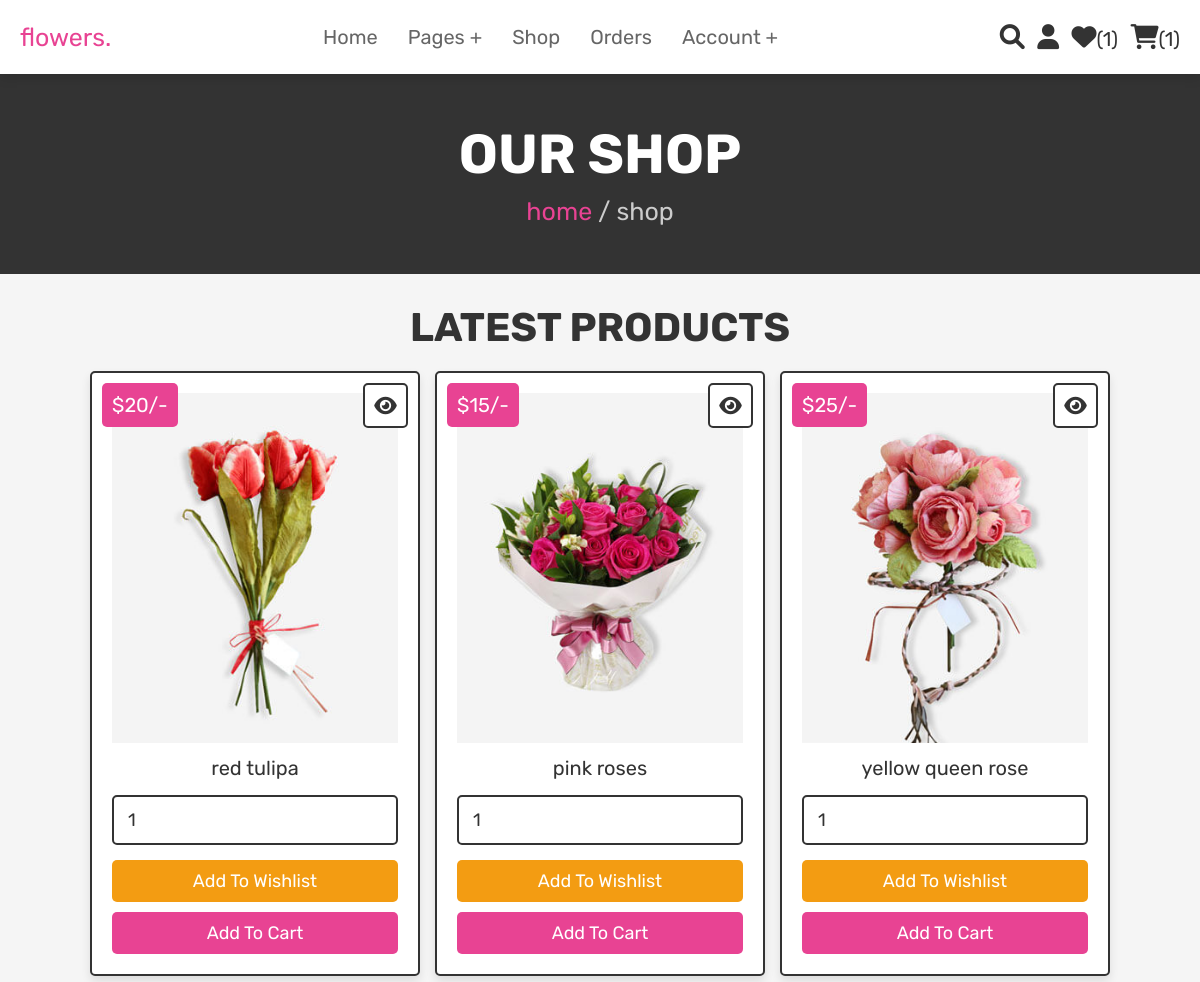
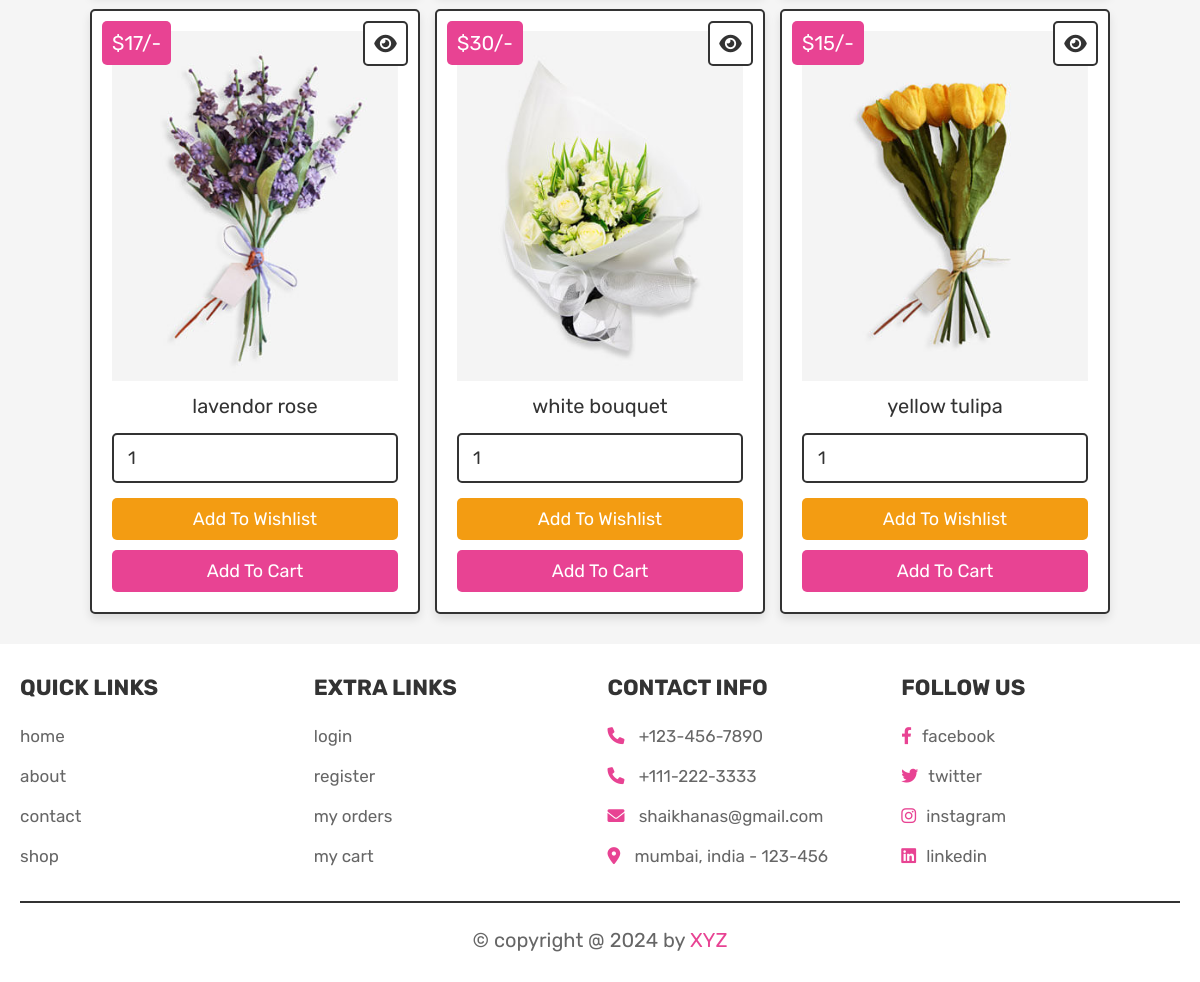
/shop.php (signed in), run on the app's committed database (2 pictures, top to bottom).
### tables this page shows
CREATE TABLE `products` (
  `id` int(100) NOT NULL,
  `name` varchar(100) NOT NULL,
  `details` varchar(500) NOT NULL,
  `price` int(100) NOT NULL,
  `image` varchar(100) NOT NULL
);

### shop.php (the view, shortened to what this page needs)
<?php
@include 'config.php';
?>
<!DOCTYPE html>
<html lang="en">
<head>
   <link rel="stylesheet" href="https://cdnjs.cloudflare.com/ajax/libs/font-awesome/6.0.0/css/all.min.css">
   <link rel="stylesheet" href="css/style.css">
</head>
<body>
<?php @include 'header.php'; ?>
<section class="heading">
    <h3>our shop</h3>
    <p> <a href="home.php">home</a> / shop </p>
</section>
<section class="products">
   <h1 class="title">latest products</h1>
   <div class="box-container">
      <?php
         $select_products = mysqli_query($conn, "SELECT * FROM `products`") or die('query failed');
         if(mysqli_num_rows($select_products) > 0){
            while($fetch_products = mysqli_fetch_assoc($select_products)){
      ?>
      <form action="" method="POST" class="box">
         <a href="view_page.php?pid=<?php echo $fetch_products['id']; ?>" class="fas fa-eye"></a>
         <div class="price">$<?php echo $fetch_products['price']; ?>/-</div>
         <img src="uploaded_img/<?php echo $fetch_products['image']; ?>" alt="" class="image">
         <div class="name"><?php echo $fetch_products['name']; ?></div>
         <input type="number" name="product_quantity" value="1" min="0" class="qty">
         <input type="submit" value="add to wishlist" name="add_to_wishlist" class="option-btn">
         <input type="submit" value="add to cart" name="add_to_cart" class="btn">
      </form>
      <?php
         }
      }else{
         echo '<p class="empty">no products added yet!</p>';
      }
      ?>
   </div>
</section>
<?php @include 'footer.php'; ?>
</body>
</html>

### css/style.css (style rules this page uses)
:root { --pink:#e84393; --red:#c0392b; --orange:#f39c12; --black:#333; --white:#fff; --light-color:#666; --light-white:#ccc; --light-bg:#f5f5f5; --border:.2rem solid var(--black); --box-shadow:0 .5rem 1rem rgba(0,0,0,.1); }
* { font-family: 'Rubik', sans-serif; margin:0; padding:0; box-sizing: border-box; outline: none; border:none; text-decoration: none; transition:all .2s linear; }
html { font-size: 62.5%; overflow-x: hidden; scroll-behavior: smooth; scroll-padding-top: 6.5rem; }
body { background: var(--light-bg); }
section { padding:3rem 2rem; }
.btn, .delete-btn, .option-btn { display: inline-block; border-radius: .5rem; margin-top: 1rem; font-size: 1.8rem; color:var(--white); cursor: pointer; padding:1rem 3rem; text-transform: capitalize; }
.btn { background-color: var(--pink); }
.option-btn { background-color: var(--orange); }
.heading { display: flex; flex-flow: column; align-items: center; justify-content: center; gap:1rem; background-color: var(--black); text-align: center; min-height: 25vh; }
.heading h3 { font-size: 5.5rem; color:var(--white); text-transform: uppercase; }
.heading p { font-size: 2.5rem; color:var(--light-white); }
.heading p a { color:var(--pink); }
.title { text-align: center; margin-bottom: 2rem; color:var(--black); text-transform: uppercase; font-size: 4rem; }
.products .box-container { max-width: 1200px; margin:0 auto; display: grid; grid-template-columns: repeat(auto-fit, 33rem); gap:1.5rem; align-items: flex-start; justify-content: center; }
.products .box-container .box { background-color: var(--white); border:var(--border); box-shadow: var(--box-shadow); border-radius: .5rem; padding:2rem; text-align: center; position: relative; }
.products .box-container .box .image { height: 35rem; width: 100%; object-fit: cover; }
.products .box-container .box .fa-eye, .products .box-container .box .price { position: absolute; top:1rem; border-radius: .5rem; }
.products .box-container .box .price { font-size: 2rem; padding:1rem; background-color: var(--pink); color:var(--white); left:1rem; }
.products .box-container .box .fa-eye { right:1rem; height: 4.5rem; width: 4.5rem; line-height: 4.2rem; font-size: 2rem; background-color: var(--white); color:var(--black); border:var(--border); }
.products .box-container .box .name { margin:1rem; font-size: 2rem; color:var(--black); }
.products .box-container .box .qty { width: 100%; padding:1.2rem 1.4rem; font-size: 1.8rem; color:var(--black); border:var(--border); border-radius: .5rem; margin:.5rem 0; }
.products .box-container .box .btn, .products .box-container .box .option-btn { width: 100%; }

### data on the page
products: price "20", image (picture), name "red tulipa"
products: price "15", image (picture), name "pink roses"
products: price "25", image (picture), name "yellow queen rose"
products: price "17", image (picture), name "lavendor rose"
products: price "30", image (picture), name "white bouquet"
products: price "15", image (picture), name "yellow tulipa"

### other printed values
$wishlist_num_rows "1"
$cart_num_rows "1"
